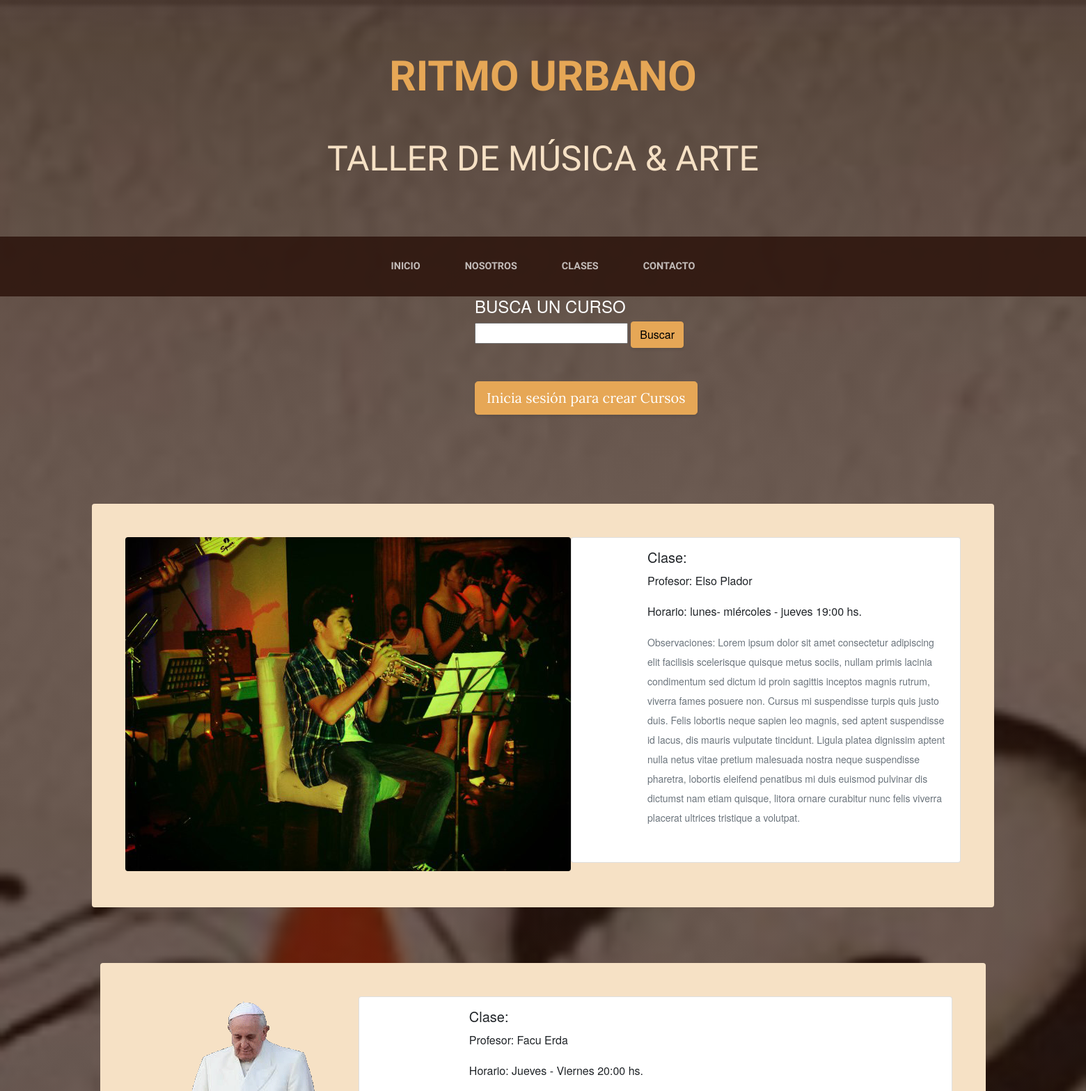
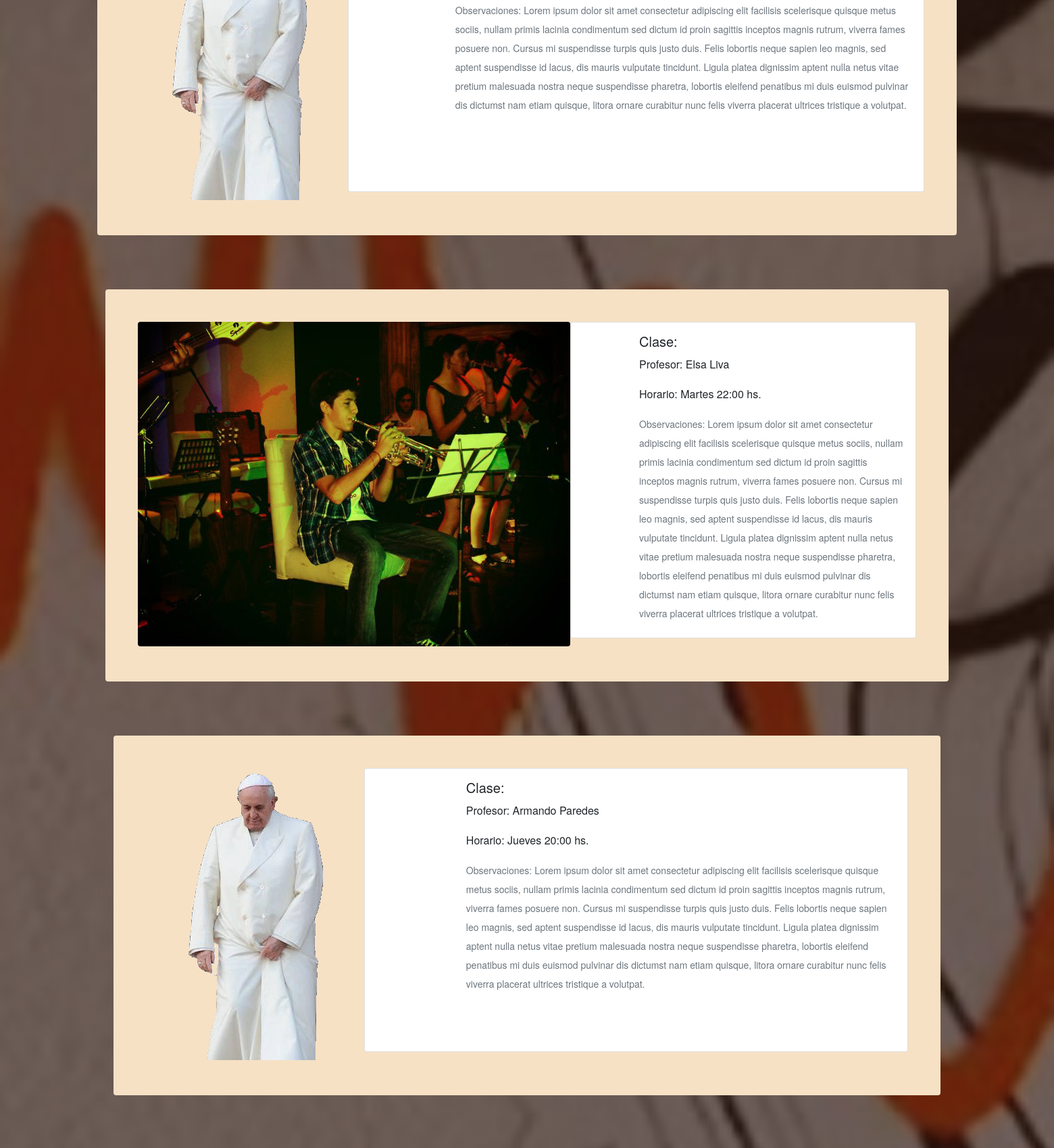
Screenshot of /curso (upper part) with the database file from the repository (2 pictures, top to bottom).
### AppRitmoUrbano/models.py (models this page shows, shortened)
class Curso(models.Model):
    imagen = models.ImageField(upload_to='media/cursos', null=True, blank = True)
    clase = models.CharField(max_length=40)
    profesor = models.CharField(max_length=40)
    dia = models.CharField(max_length=40)
    horario = models.TimeField()
    observaciones = models.TextField()

### AppRitmoUrbano/views.py (the view)
# urls.py: path('curso',views.leerCurso, name="LeerCurso"),
def leerCurso(request):
    curso = Curso.objects.all()
    contexto= {"curso":curso}
    return render(request, "AppRitmoUrbano/leercurso.html", contexto)

### AppRitmoUrbano/templates/AppRitmoUrbano/leercurso.html
{% extends "AppRitmoUrbano/inicio.html" %}
{% load static %}
{% block contenidoQueCambia %}
    <div class="content container">
        <div class="row">
            <div class="col-md-48 offset-md-5">
        <div class="col-xl-3">
            <h4 style="font-family: montserrat extrabold, helvetica neue, open sans, source Sans pro ; color: white">BUSCA UN CURSO</h4>
            <form action="resultadoBusqueda" method="POST">{% csrf_token %}
                <input type="text" name="query" required>
                <input style= "font-family: montserrat extrabold, helvetica neue, open sans, source sans pro" class=" col-auto btn btn-primary btn-sg" type="submit" value="Buscar">
            </form>
        </div>
    <br><br>
    {% if request.user.is_authenticated %}
        <a href={% url 'CursoFormulario' %}><button class=" col-auto btn btn-primary btn-lg" style="font-family: montserrat extrabold, helvetica neue, open sans, source Sans pro">Agregar nuevo Curso</button></a>
    {% else %}
        <a href={% url 'Login' %} class=" col-auto btn btn-primary btn-lg" style="color: white;">Inicia sesión para crear Cursos</a>
    {% endif %}
    </div>
        </div>
            </div>
    <br><br>
    {% for p in curso %}
    <section class="page-section">
        <div class="container">
            <div class="product-item">
                <div class="product-item-title d-flex">
                            <div class="bg-faded p-5 d-flex ms-auto rounded">
                            <img src="{{p.imagen.url}}" class="product-item-img mx-auto d-flex rounded img-fluid mb-4 mb-lg-1" alt="...">
            <div class="card mb-3">
                <div class="row g-0">
                  <div class="col-md-2">
                  </div>
                  <div class="col-md-10">
                    <div class="card-body">
                      <h5 class="card-title" style= "font-family: montserrat semibold, helvetica neue, open sans, source sans pro">Clase: {{p.nombre}}</h5>
                      <p style= "font-family: montserrat, helvetica neue, open sans, source sans pro">Profesor: {{p.profesor}}</p>
                      <p class="card-text" style= "font-family: montserrat, helvetica neue, open sans, source sans pro">Horario: {{p.dia}} {{p.horario}} hs.</p>
                      <p class="card-text" style= "font-family: montserrat, helvetica neue, open sans, source sans pro"><small class="text-muted">Observaciones: {{p.observaciones}}</small></p>
                    </div>
                  </div>
                </div>
            </div>
        </div>
            </div>
    <br>
    <br>
    {% endfor %}
{% endblock %}

### rows the page displays
Curso: imagen (picture), profesor "Elso Plador", dia "lunes- miércoles - jueves", horario "19:00", observaciones "Lorem ipsum dolor sit amet consectetur adipiscing elit facilisis scelerisque quisque metus sociis, nullam primis lacinia condimentum sed dictum id proin sagittis inceptos magnis rutrum, viverra fames posuere non. Cursus mi suspendisse turpis quis justo duis. Felis lobortis neque sapien leo magnis, sed aptent suspendisse id lacus, dis mauris vulputate tincidunt. Ligula platea dignissim aptent nulla netus vitae pretium malesuada nostra neque suspendisse pharetra, lobortis eleifend penatibus mi duis euismod pulvinar dis dictumst nam etiam quisque, litora ornare curabitur nunc felis viverra placerat ultrices tristique a volutpat."
Curso: imagen (picture), profesor "Facu Erda", dia "Jueves - Viernes", horario "20:00", observaciones "Lorem ipsum dolor sit amet consectetur adipiscing elit facilisis scelerisque quisque metus sociis, nullam primis lacinia condimentum sed dictum id proin sagittis inceptos magnis rutrum, viverra fames posuere non. Cursus mi suspendisse turpis quis justo duis. Felis lobortis neque sapien leo magnis, sed aptent suspendisse id lacus, dis mauris vulputate tincidunt. Ligula platea dignissim aptent nulla netus vitae pretium malesuada nostra neque suspendisse pharetra, lobortis eleifend penatibus mi duis euismod pulvinar dis dictumst nam etiam quisque, litora ornare curabitur nunc felis viverra placerat ultrices tristique a volutpat."
Curso: imagen (picture), profesor "Elsa Liva", dia "Martes", horario "22:00", observaciones "Lorem ipsum dolor sit amet consectetur adipiscing elit facilisis scelerisque quisque metus sociis, nullam primis lacinia condimentum sed dictum id proin sagittis inceptos magnis rutrum, viverra fames posuere non. Cursus mi suspendisse turpis quis justo duis. Felis lobortis neque sapien leo magnis, sed aptent suspendisse id lacus, dis mauris vulputate tincidunt. Ligula platea dignissim aptent nulla netus vitae pretium malesuada nostra neque suspendisse pharetra, lobortis eleifend penatibus mi duis euismod pulvinar dis dictumst nam etiam quisque, litora ornare curabitur nunc felis viverra placerat ultrices tristique a volutpat."
Curso: imagen (picture), profesor "Armando Paredes", dia "Jueves", horario "20:00", observaciones "Lorem ipsum dolor sit amet consectetur adipiscing elit facilisis scelerisque quisque metus sociis, nullam primis lacinia condimentum sed dictum id proin sagittis inceptos magnis rutrum, viverra fames posuere non. Cursus mi suspendisse turpis quis justo duis. Felis lobortis neque sapien leo magnis, sed aptent suspendisse id lacus, dis mauris vulputate tincidunt. Ligula platea dignissim aptent nulla netus vitae pretium malesuada nostra neque suspendisse pharetra, lobortis eleifend penatibus mi duis euismod pulvinar dis dictumst nam etiam quisque, litora ornare curabitur nunc felis viverra placerat ultrices tristique a volutpat."
